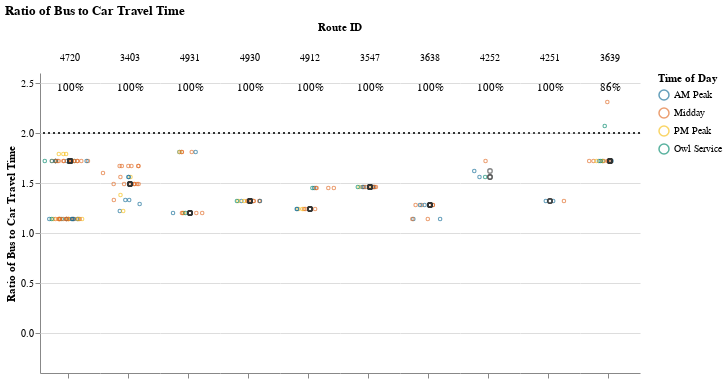
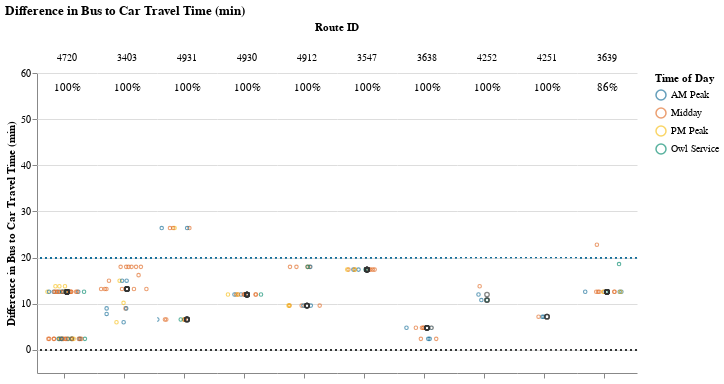

Notebook code cell kept with these figures, in order:
### Markdown cell above
## Viable Competitive Routes
### Short Routes (< 1 hr)

### Code cell
# Allow for possibility that operator doesn't have routes that fall into certain route_groups
# But, jupyterbook will not like markdown with f-string
# separate out route_group and put in each cell, and use try/except + if to display...
# but all 3 route groups must be displayed. just add sentence about why no routes were returned at the end
route_group = "short"
try:
    subset_routes, mult, diff  = setup_charts(df, PCT_COMPETITIVE_THRESHOLD, route_group)
    
    if len(subset_routes) > 0:
        display(
            Markdown(
                f"{CAPTIONS_DICT[route_group]}"
                "Within each route group, routes are sorted in descending order "
                "by % competitive trips and # trips below the additional time cut-off."
            )
        )

        display(mult)
        display(diff)
except:
    print("No routes meet this criteria.")

### Figure 1 — Vega-Lite specification as saved in the notebook (floating-point values rounded to 4 significant figures; data arrays with more than 128 entries replaced by an {"elided": "..."} marker saying what was removed)
{"config": {"view": {"continuousWidth": 400, "continuousHeight": 300, "stroke": null}, "facet": {"spacing": 0}}, "data": {"name": "data-d940a6d53354b7a95ca38211675115bc"}, "facet": {"column": {"field": "route_id", "sort": ["4720", "3403", "4931", "4930", "4912", "3547", "3638", "4252", "4251", "3639"], "title": "Route ID", "type": "nominal"}}, "spec": {"layer": [{"mark": {"type": "point", "opacity": 0.65, "size": 12, "strokeWidth": 1.1}, "encoding": {"color": {"field": "time_of_day", "scale": {"range": ["#136C97", "#E16B26", "#F6BF16", "#00896B", "#7790A3", "#5B559C"]}, "sort": ["AM Peak", "Midday", "PM Peak", "Owl Service"], "title": "Time of Day", "type": "nominal"}, "tooltip": [{"field": "route_id", "type": "nominal"}, {"field": "trip_id", "type": "nominal"}, {"field": "service_hours", "type": "quantitative"}, {"field": "car_duration_hours", "type": "quantitative"}, {"field": "bus_multiplier", "type": "quantitative"}, {"field": "bus_difference", "type": "quantitative"}, {"field": "num_trips", "type": "quantitative"}, {"field": "num_competitive", "type": "quantitative"}, {"field": "pct_trips_competitive", "type": "quantitative"}, {"field": "p25", "type": "quantitative"}, {"field": "p50", "type": "quantitative"}, {"field": "p75", "type": "quantitative"}], "x": {"axis": {"grid": false, "labels": false, "ticks": true, "values": [0]}, "field": "jitter", "scale": {}, "title": null, "type": "quantitative"}, "y": {"field": "bus_multiplier", "scale": {"domain": [-0.25, 2.5]}, "title": "Ratio of Bus to Car Travel Time", "type": "quantitative"}}, "selection": {"selector001": {"type": "interval", "bind": "scales", "encodings": ["x", "y"]}}, "transform": [{"calculate": "sqrt(-2*log(random()))*cos(2*PI*random())", "as": "jitter"}], "width": 60}, {"layer": [{"mark": {"type": "point", "opacity": 0.6, "size": 20, "strokeWidth": 1.3}, "encoding": {"color": {"value": "#323434"}, "y": {"field": "bus_multiplier", "type": "quantitative"}}, "transform": [{"filter": "(datum.p50_trip === 1)"}]}, {"mark": {"type": "rule", "strokeDash": [2, 3]}, "encoding": {"color": {"value": "#323434"}, "y": {"field": "cutoff", "type": "quantitative"}}}, {"mark": {"type": "text", "align": "center", "baseline": "middle"}, "encoding": {"color": {"value": "black"}, "text": {"field": "pct_trips_competitive", "format": ".0%", "type": "quantitative"}, "tooltip": [{"field": "route_id", "type": "nominal"}, {"field": "trip_id", "type": "nominal"}, {"field": "service_hours", "type": "quantitative"}, {"field": "car_duration_hours", "type": "quantitative"}, {"field": "bus_multiplier", "type": "quantitative"}, {"field": "bus_difference", "type": "quantitative"}, {"field": "num_trips", "type": "quantitative"}, {"field": "num_competitive", "type": "quantitative"}, {"field": "pct_trips_competitive", "type": "quantitative"}, {"field": "p25", "type": "quantitative"}, {"field": "p50", "type": "quantitative"}, {"field": "p75", "type": "quantitative"}], "x": {"value": 30}, "y": {"value": 15}}, "transform": [{"calculate": "sqrt(-2*log(random()))*cos(2*PI*random())", "as": "jitter"}, {"filter": "(datum.fastest_trip === 1)"}]}]}]}, "resolve": {"scale": {"y": "shared"}}, "title": "Ratio of Bus to Car Travel Time", "$schema": "https://vega.github.io/schema/vega-lite/v4.17.0.json", "datasets": {"data-d940a6d53354b7a95ca38211675115bc": {"elided": "165 records"}}}

### Figure 2 — Vega-Lite specification as saved in the notebook (floating-point values rounded to 4 significant figures; data arrays with more than 128 entries replaced by an {"elided": "..."} marker saying what was removed)
{"config": {"view": {"continuousWidth": 400, "continuousHeight": 300, "stroke": null}, "facet": {"spacing": 0}}, "data": {"name": "data-1d7b9950864f3bbe1d29f6a1cdabb450"}, "facet": {"column": {"field": "route_id", "sort": ["4720", "3403", "4931", "4930", "4912", "3547", "3638", "4252", "4251", "3639"], "title": "Route ID", "type": "nominal"}}, "spec": {"layer": [{"mark": {"type": "point", "opacity": 0.65, "size": 12, "strokeWidth": 1.1}, "encoding": {"color": {"field": "time_of_day", "scale": {"range": ["#136C97", "#E16B26", "#F6BF16", "#00896B", "#7790A3", "#5B559C"]}, "sort": ["AM Peak", "Midday", "PM Peak", "Owl Service"], "title": "Time of Day", "type": "nominal"}, "tooltip": [{"field": "route_id", "type": "nominal"}, {"field": "trip_id", "type": "nominal"}, {"field": "service_hours", "type": "quantitative"}, {"field": "car_duration_hours", "type": "quantitative"}, {"field": "bus_multiplier", "type": "quantitative"}, {"field": "bus_difference", "type": "quantitative"}, {"field": "num_trips", "type": "quantitative"}, {"field": "num_competitive", "type": "quantitative"}, {"field": "pct_trips_competitive", "type": "quantitative"}, {"field": "p25", "type": "quantitative"}, {"field": "p50", "type": "quantitative"}, {"field": "p75", "type": "quantitative"}], "x": {"axis": {"grid": false, "labels": false, "ticks": true, "values": [0]}, "field": "jitter", "scale": {}, "title": null, "type": "quantitative"}, "y": {"field": "bus_difference", "scale": {"domain": [-5, 59.4]}, "title": "Difference in Bus to Car Travel Time (min)", "type": "quantitative"}}, "selection": {"selector002": {"type": "interval", "bind": "scales", "encodings": ["x", "y"]}}, "transform": [{"calculate": "sqrt(-2*log(random()))*cos(2*PI*random())", "as": "jitter"}], "width": 60}, {"layer": [{"mark": {"type": "point", "opacity": 0.6, "size": 20, "strokeWidth": 1.3}, "encoding": {"color": {"value": "#323434"}, "y": {"field": "bus_difference", "type": "quantitative"}}, "transform": [{"filter": "(datum.p50_trip === 1)"}]}, {"mark": {"type": "rule", "strokeDash": [2, 3]}, "encoding": {"color": {"value": "#323434"}, "y": {"field": "cutoff", "type": "quantitative"}}}, {"mark": {"type": "rule", "strokeDash": [2, 3]}, "encoding": {"color": {"value": "#136C97"}, "y": {"field": "cutoff2", "type": "quantitative"}}}, {"mark": {"type": "text", "align": "center", "baseline": "middle"}, "encoding": {"color": {"value": "black"}, "text": {"field": "pct_trips_competitive", "format": ".0%", "type": "quantitative"}, "tooltip": [{"field": "route_id", "type": "nominal"}, {"field": "trip_id", "type": "nominal"}, {"field": "service_hours", "type": "quantitative"}, {"field": "car_duration_hours", "type": "quantitative"}, {"field": "bus_multiplier", "type": "quantitative"}, {"field": "bus_difference", "type": "quantitative"}, {"field": "num_trips", "type": "quantitative"}, {"field": "num_competitive", "type": "quantitative"}, {"field": "pct_trips_competitive", "type": "quantitative"}, {"field": "p25", "type": "quantitative"}, {"field": "p50", "type": "quantitative"}, {"field": "p75", "type": "quantitative"}], "x": {"value": 30}, "y": {"value": 15}}, "transform": [{"calculate": "sqrt(-2*log(random()))*cos(2*PI*random())", "as": "jitter"}, {"filter": "(datum.fastest_trip === 1)"}]}]}]}, "resolve": {"scale": {"y": "shared"}}, "title": "Difference in Bus to Car Travel Time (min)", "$schema": "https://vega.github.io/schema/vega-lite/v4.17.0.json", "datasets": {"data-1d7b9950864f3bbe1d29f6a1cdabb450": {"elided": "165 records"}}}
